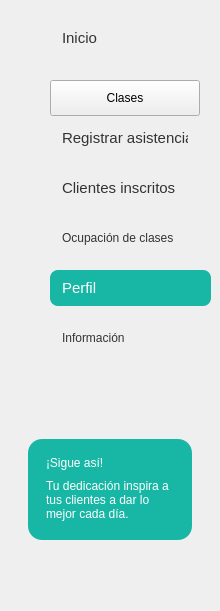
   <widget class="QFrame" name="frameMenu">
    <property name="geometry">
     <rect>
      <x>0</x>
      <y>89</y>
      <width>220</width>
      <height>611</height>
     </rect>
    </property>
    <property name="frameShape">
     <enum>QFrame::NoFrame</enum>
    </property>
    <widget class="QPushButton" name="btnInformacion">
     <property name="geometry">
      <rect>
       <x>50</x>
       <y>320</y>
       <width>150</width>
       <height>36</height>
      </rect>
     </property>
     <property name="styleSheet">
      <string notr="true">QPushButton {
    background-color: transparent;
    border: none;
    border-radius: 8px;
    padding: 8px 12px;
    text-align: left;
    color: #333333;
}

QPushButton:hover {
    background-color: #E8F8F5;
}

QPushButton:checked {
    background-color: #DDF7F3;
    color: #333333;
    font-weight: bold;
}</string>
     </property>
     <property name="text">
      <string>Información</string>
     </property>
    </widget>
    <widget class="QFrame" name="cardSigue">
     <property name="geometry">
      <rect>
       <x>28</x>
       <y>439</y>
       <width>164</width>
       <height>101</height>
      </rect>
     </property>
     <property name="styleSheet">
      <string notr="true">QFrame#cardSigue { background-color: #18B7A5; border-radius: 14px; border: none; }</string>
     </property>
     <widget class="QLabel" name="lblSigue">
      <property name="geometry">
       <rect>
        <x>18</x>
        <y>12</y>
        <width>130</width>
        <height>24</height>
       </rect>
      </property>
      <property name="styleSheet">
       <string notr="true">color:white; font:bold 11pt &quot;Segoe UI&quot;;</string>
      </property>
      <property name="text">
       <string>¡Sigue así!</string>
      </property>
     </widget>
     <widget class="QLabel" name="lblSigueTexto">
      <property name="geometry">
       <rect>
        <x>18</x>
        <y>35</y>
        <width>130</width>
        <height>51</height>
       </rect>
      </property>
      <property name="styleSheet">
       <string notr="true">color:white; font:9pt &quot;Segoe UI&quot;;</string>
      </property>
      <property name="text">
       <string>Tu dedicación inspira a tus clientes a dar lo mejor cada día.</string>
      </property>
      <property name="wordWrap">
       <bool>true</bool>
      </property>
     </widget>
    </widget>
    <widget class="QLabel" name="label">
     <property name="geometry">
      <rect>
       <x>20</x>
       <y>30</y>
       <width>20</width>
       <height>20</height>
      </rect>
     </property>
     <property name="text">
      <string/>
     </property>
     <property name="pixmap">
      <pixmap resource="../imagenes/recursos.qrc">:/newPrefix/casa_inicio.png</pixmap>
     </property>
     <property name="scaledContents">
      <bool>true</bool>
     </property>
    </widget>
    <widget class="QLabel" name="label_10">
     <property name="geometry">
      <rect>
       <x>20</x>
       <y>280</y>
       <width>23</width>
       <height>23</height>
      </rect>
     </property>
     <property name="text">
      <string/>
     </property>
     <property name="pixmap">
      <pixmap resource="../imagenes/recursos.qrc">:/newPrefix/usuario.png</pixmap>
     </property>
     <property name="scaledContents">
      <bool>true</bool>
     </property>
    </widget>
    <widget class="QLabel" name="label_11">
     <property name="geometry">
      <rect>
       <x>20</x>
       <y>330</y>
       <width>23</width>
       <height>23</height>
      </rect>
     </property>
     <property name="text">
      <string/>
     </property>
     <property name="pixmap">
      <pixmap resource="../imagenes/recursos.qrc">:/newPrefix/informacion.png</pixmap>
     </property>
     <property name="scaledContents">
      <bool>true</bool>
     </property>
    </widget>
    <widget class="QLabel" name="label_12">
     <property name="geometry">
      <rect>
       <x>20</x>
       <y>90</y>
       <width>20</width>
       <height>20</height>
      </rect>
     </property>
     <property name="text">
      <string/>
     </property>
     <property name="pixmap">
      <pixmap resource="../imagenes/recursos.qrc">:/newPrefix/calendario.png</pixmap>
     </property>
     <property name="scaledContents">
      <bool>true</bool>
     </property>
    </widget>
    <widget class="QLabel" name="label_3">
     <property name="geometry">
      <rect>
       <x>20</x>
       <y>130</y>
       <width>20</width>
       <height>20</height>
      </rect>
     </property>
     <property name="styleSheet">
      <string notr="true">image: url(:/newPrefix/lista-de-verificacion.png)</string>
     </property>
     <property name="text">
      <string/>
     </property>
    </widget>
    <widget class="QLabel" name="label_4">
     <property name="geometry">
      <rect>
       <x>20</x>
       <y>180</y>
       <width>20</width>
       <height>20</height>
      </rect>
     </property>
     <property name="styleSheet">
      <string notr="true">image:url(:/newPrefix/anadir-grupo.png)</string>
     </property>
     <property name="text">
      <string/>
     </property>
    </widget>
    <widget class="QLabel" name="label_8">
     <property name="geometry">
      <rect>
       <x>20</x>
       <y>230</y>
       <width>23</width>
       <height>23</height>
      </rect>
     </property>
     <property name="styleSheet">
      <string notr="true">image: url(:/newPrefix/grafico-circular.png)</string>
     </property>
     <property name="text">
      <string/>
     </property>
    </widget>
    <widget class="QPushButton" name="btnInicio_2">
     <property name="geometry">
      <rect>
       <x>50</x>
       <y>20</y>
       <width>150</width>
       <height>36</height>
      </rect>
     </property>
     <property name="font">
      <font>
       <family>Segoe UI</family>
       <pointsize>11</pointsize>
      </font>
     </property>
     <property name="mouseTracking">
      <bool>false</bool>
     </property>
     <property name="tabletTracking">
      <bool>false</bool>
     </property>
     <property name="styleSheet">
      <string notr="true">QPushButton {
    background-color: transparent;
    border: none;
    border-radius: 8px;
    padding: 8px 12px;
    text-align: left;
    color: #333333;
}

QPushButton:hover {
    background-color: #E8F8F5;
}

QPushButton:checked {
    background-color: #DDF7F3;
    color: #333333;
    font-weight: bold;
}</string>
     </property>
     <property name="text">
      <string>Inicio</string>
     </property>
     <property name="checkable">
      <bool>true</bool>
     </property>
     <property name="checked">
      <bool>false</bool>
     </property>
     <property name="flat">
      <bool>false</bool>
     </property>
    </widget>
    <widget class="QPushButton" name="btnClases">
     <property name="geometry">
      <rect>
       <x>50</x>
       <y>80</y>
       <width>150</width>
       <height>36</height>
      </rect>
     </property>
     <property name="text">
      <string>Clases</string>
     </property>
    </widget>
    <widget class="QPushButton" name="btnRegistroAsistencia">
     <property name="geometry">
      <rect>
       <x>50</x>
       <y>120</y>
       <width>150</width>
       <height>36</height>
      </rect>
     </property>
     <property name="font">
      <font>
       <family>Segoe UI</family>
       <pointsize>11</pointsize>
      </font>
     </property>
     <property name="styleSheet">
      <string notr="true">QPushButton {
    background-color: transparent;
    border: none;
    border-radius: 8px;
    padding: 8px 12px;
    text-align: left;
    color: #333333;
}

QPushButton:hover {
    background-color: #E8F8F5;
}

QPushButton:checked {
    background-color: #DDF7F3;
    color: #333333;
    font-weight: bold;
}</string>
     </property>
     <property name="text">
      <string>Registrar asistencia</string>
     </property>
     <property name="flat">
      <bool>true</bool>
     </property>
    </widget>
    <widget class="QPushButton" name="btnInscritos">
     <property name="geometry">
      <rect>
       <x>50</x>
       <y>170</y>
       <width>161</width>
       <height>36</height>
      </rect>
     </property>
     <property name="font">
      <font>
       <family>Segoe UI</family>
       <pointsize>11</pointsize>
      </font>
     </property>
     <property name="styleSheet">
      <string notr="true">QPushButton {
    background-color: transparent;
    border: none;
    border-radius: 8px;
    padding: 8px 12px;
    text-align: left;
    color: #333333;
}

QPushButton:hover {
    background-color: #E8F8F5;
}

QPushButton:checked {
    background-color: #DDF7F3;
    color: #333333;
    font-weight: bold;
}</string>
     </property>
     <property name="text">
      <string>Clientes inscritos</string>
     </property>
     <property name="flat">
      <bool>true</bool>
     </property>
    </widget>
    <widget class="QPushButton" name="btnPerfil">
     <property name="geometry">
      <rect>
       <x>50</x>
       <y>270</y>
       <width>161</width>
       <height>36</height>
      </rect>
     </property>
     <property name="font">
      <font>
       <family>Segoe UI</family>
       <pointsize>11</pointsize>
       <weight>50</weight>
       <italic>false</italic>
       <bold>false</bold>
      </font>
     </property>
     <property name="styleSheet">
      <string notr="true">QPushButton {
    background-color: #18B7A5;
    border: none;
    border-radius: 8px;
    padding: 8px 12px;
    text-align: left;
    color: #FFFFFF;
}

QPushButton:hover {
    background-color: #E8F8F5;
}

QPushButton:checked {
    background-color: #DDF7F3;
    color: #333333;
    font-weight: bold;
}

 

</string>
     </property>
     <property name="text">
      <string>Perfil</string>
     </property>
     <property name="flat">
      <bool>true</bool>
     </property>
    </widget>
    <widget class="QPushButton" name="btnOcupacion">
     <property name="geometry">
      <rect>
       <x>50</x>
       <y>220</y>
       <width>150</width>
       <height>36</height>
      </rect>
     </property>
     <property name="styleSheet">
      <string notr="true">QPushButton {
    background-color: transparent;
    border: none;
    border-radius: 8px;
    padding: 8px 12px;
    text-align: left;
    color: #333333;
}

QPushButton:hover {
    background-color: #E8F8F5;
}

QPushButton:checked {
    background-color: #DDF7F3;
    color: #333333;
    font-weight: bold;
}</string>
     </property>
     <property name="text">
      <string>Ocupación de clases</string>
     </property>
    </widget>
   </widget>
